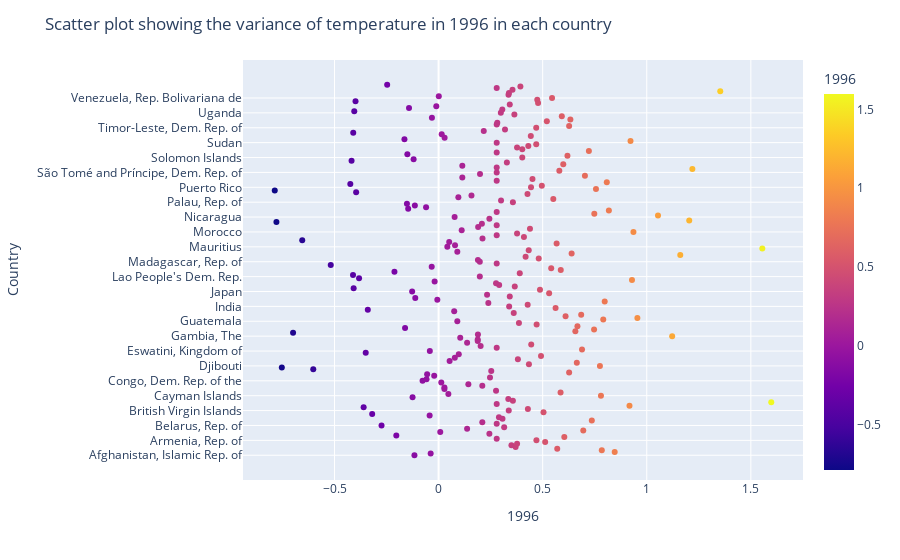

Write notebook code for a chart like this one.
### Code cell
fig = px.scatter(df, x="1996", y="Country", color ="1996")
fig.update_layout(title='Scatter plot showing the variance of temperature in 1996 in each country')
fig.show()

### Figure 1 — Plotly figure (JSON) as saved in the notebook; plotly's stock layout.template omitted (floating-point values rounded to 4 significant figures; data arrays with more than 128 entries replaced by an {"elided": "..."} marker saying what was removed)
{"data": [{"hovertemplate": "1996=%{marker.color}<br>Country=%{y}<extra></extra>", "legendgroup": "", "marker": {"color": {"elided": "225 float values"}, "coloraxis": "coloraxis", "symbol": "circle"}, "mode": "markers", "name": "", "orientation": "h", "showlegend": false, "type": "scatter", "x": {"elided": "225 float values"}, "xaxis": "x", "y": {"elided": "225 str values"}, "yaxis": "y"}], "layout": {"coloraxis": {"colorbar": {"title": {"text": "1996"}}, "colorscale": [[0, "#0d0887"], [0.1111, "#46039f"], [0.2222, "#7201a8"], [0.3333, "#9c179e"], [0.4444, "#bd3786"], [0.5556, "#d8576b"], [0.6667, "#ed7953"], [0.7778, "#fb9f3a"], [0.8889, "#fdca26"], [1, "#f0f921"]]}, "legend": {"tracegroupgap": 0}, "margin": {"t": 60}, "title": {"text": "Scatter plot showing the variance of temperature in 1996 in each country"}, "xaxis": {"anchor": "y", "domain": [0, 1], "title": {"text": "1996"}}, "yaxis": {"anchor": "x", "domain": [0, 1], "title": {"text": "Country"}}}}
